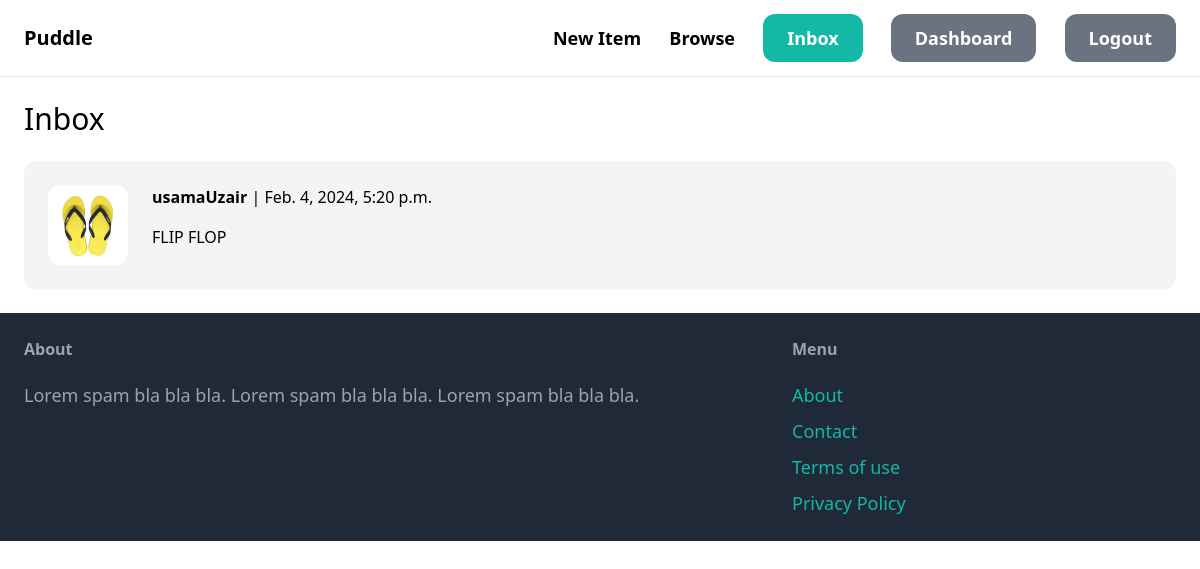
The page /inbox/ (signed in) on the database its author committed.
### conversation/models.py (models this page shows)
class Conversation(models.Model):
    item = models.ForeignKey(Item, related_name='conversations',on_delete=models.CASCADE)
    members = models.ManyToManyField(User, related_name='conversations')
    created_at = models.DateTimeField(auto_now_add=True)
    modified_at = models.DateTimeField(auto_now=True)
    class Meta:
        ordering = ('-modified_at',)

### item/models.py (models this page shows, shortened)
class Item(models.Model):
    category = models.ForeignKey(Category,related_name='items',on_delete=models.CASCADE)
    name = models.CharField(max_length=255)
    description = models.TextField(blank=True,null=True)
    price = models.FloatField()
    image = models.ImageField(upload_to='items_images',blank=True,null=True)
    is_sold = models.BooleanField(default=False)
    created_by = models.ForeignKey(User,related_name='items',on_delete=models.CASCADE) #user deleted -> item deleted
    created_at = models.DateTimeField(auto_now_add=True)
    class Meta:
        verbose_name_plural = 'Items'

### conversation/views.py (the view)
# urls.py: path('',views.inbox, name='inbox'),
@login_required
def inbox(request):
    conversations = Conversation.objects.filter(members__in=[request.user.id])
    return render(request, 'conversation/inbox.html', {
        'conversations' : conversations
    })

### conversation/templates/conversation/inbox.html (shortened to what this page needs)
{% extends 'core/base.html' %}
{% block content %}
<h1 class="mb-6 text-3xl">Inbox</h1>
<div class="space-y-6">
    {% for conversation in conversations %}
        <a href="{% url 'conversation:detail' conversation.id %}">
            <div class="p-6 flex bg-gray-100 rounded-xl">
                <div class="pr-6">
                    <img src="{{ conversation.item.image.url }}" class="w-20 rounded-xl">
                </div>
                <div>
                    {% for member in conversation.members.all %}
                        {% if member != request.user %}
                            <p class="mb-4"><strong>{{ member.username}}</strong> | {{ conversation.modified_at }}</p>
                            <p>{{ conversation.item.name }}</p>
                        {% endif %}
                    {% endfor %}
                </div>
            </div>
        </a>
    {% endfor %}
</div>
{% endblock %}

### rows shown on the page
Conversation: item.image (picture), modified_at "Feb. 4, 2024, 5:20 p.m.", item.name "FLIP FLOP"

### other values the page prints
{{ member.username }} "usamaUzair"
